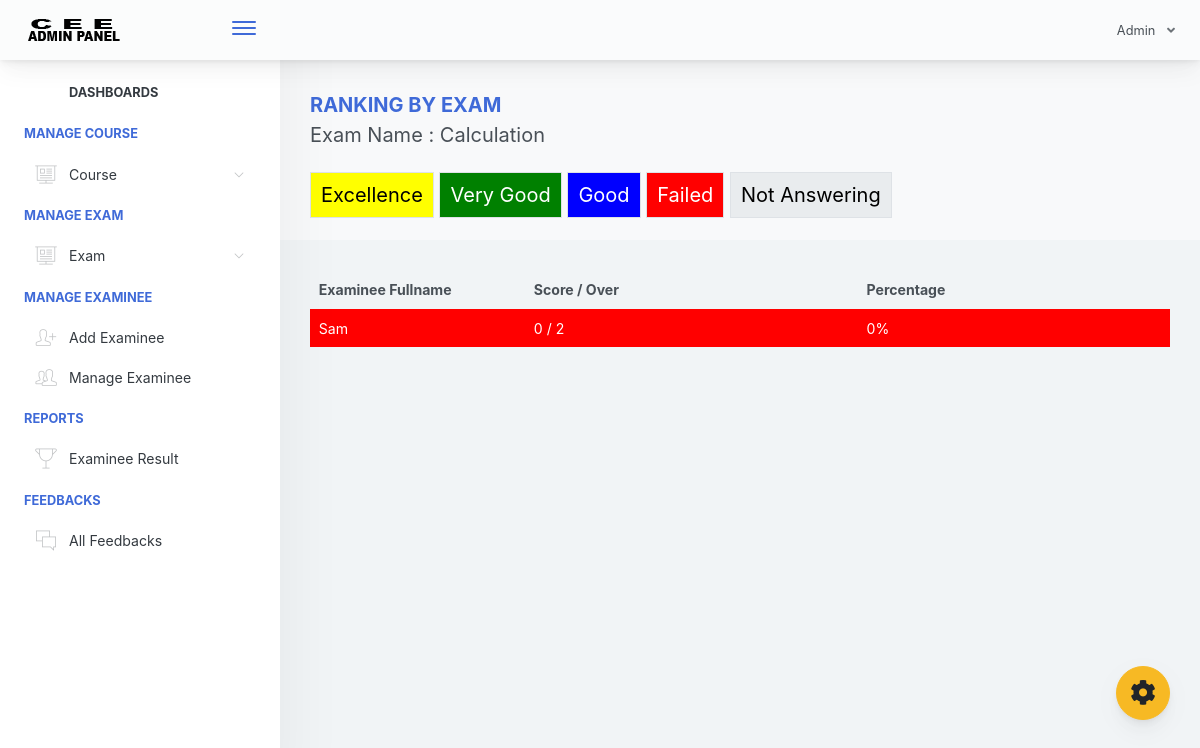
/adminpanel/admin/home.php?page=ranking-exam&exam_id=1 (signed in), run on the app's committed database.
### tables this page shows
CREATE TABLE `exam_tbl` (
  `ex_id` int(11) NOT NULL,
  `cou_id` int(11) NOT NULL,
  `ex_title` varchar(1000) NOT NULL,
  `ex_time_limit` varchar(1000) NOT NULL,
  `ex_questlimit_display` int(11) NOT NULL,
  `ex_description` varchar(1000) NOT NULL,
  `ex_created` timestamp NOT NULL DEFAULT current_timestamp() ON UPDATE current_timestamp()
);

CREATE TABLE `examinee_tbl` (
  `exmne_id` int(11) NOT NULL,
  `exmne_fullname` varchar(1000) NOT NULL,
  `exmne_course` varchar(1000) NOT NULL,
  `exmne_gender` varchar(1000) NOT NULL,
  `exmne_birthdate` varchar(1000) NOT NULL,
  `exmne_year_level` varchar(1000) NOT NULL,
  `exmne_email` varchar(1000) NOT NULL,
  `exmne_password` varchar(1000) NOT NULL,
  `exmne_status` varchar(1000) NOT NULL DEFAULT 'active'
);

### adminpanel/admin/pages/ranking-exam.php (the view, shortened to what this page needs)
<div class="app-main__outer">
  <div class="app-main__inner">
    <?php
    @$exam_id = $_GET['exam_id'];
    if ($exam_id != "") {
      $selEx = $conn->query("SELECT * FROM exam_tbl WHERE ex_id='$exam_id' ")->fetch(PDO::FETCH_ASSOC);
      $exam_course = $selEx['cou_id'];
      $selExmne = $conn->query("SELECT * FROM examinee_tbl et  WHERE exmne_course='$exam_course'  ");
    ?>
      <div class="app-page-title">
        <div class="page-title-wrapper">
          <div class="page-title-heading">
            <div><b class="text-primary">RANKING BY EXAM</b><br>
              Exam Name : <?php echo $selEx['ex_title']; ?><br><br>
              <span class="border"
                style="padding:10px;color:black;background-color: yellow;">Excellence</span>
              <span class="border" style="padding:10px;color:white;background-color: green;">Very Good</span>
              <span class="border" style="padding:10px;color:white;background-color: blue;">Good</span>
              <span class="border" style="padding:10px;color:white;background-color: red;">Failed</span>
              <span class="border" style="padding:10px;color:black;background-color: #E9ECEE;">Not
                Answering</span>
            </div>
          </div>
        </div>
      </div>
      <div class="table-responsive">
        <table class="align-middle mb-0 table table-borderless table-striped table-hover" id="tableList">
          <tbody>
            <thead>
              <tr>
                <th width="25%">Examinee Fullname</th>
                <th>Score / Over</th>
                <th>Percentage</th>
              </tr>
            </thead>
            <?php
            while ($selExmneRow = $selExmne->fetch(PDO::FETCH_ASSOC)) { ?>
              <?php
              $exmneId = $selExmneRow['exmne_id'];
              $selScore = $conn->query("SELECT * FROM exam_question_tbl eqt INNER JOIN exam_answers ea ON eqt.eqt_id = ea.quest_id AND eqt.exam_answer = ea.exans_answer  WHERE ea.axmne_id='$exmneId' AND ea.exam_id='$exam_id' AND ea.exans_status='new' ORDER BY ea.exans_id DESC");
              $selAttempt = $conn->query("SELECT * FROM exam_attempt WHERE exmne_id='$exmneId' AND exam_id='$exam_id' ");
              $over = $selEx['ex_questlimit_display'];
              @$score = $selScore->rowCount();
              @$ans = $score / $over * 100;
              ?>
              <tr style="<?php
                          if ($selAttempt->rowCount() == 0) {
                            echo "background-color: #E9ECEE;color:black";
                          } else if ($ans >= 90) {
                            echo "background-color: yellow;";
                          } else if ($ans >= 80) {
                            echo "background-color: green;color:white";
                          } else if ($ans >= 75) {
                            echo "background-color: blue;color:white";
                          } else {
                            echo "background-color: red;color:white";
                          }
                          ?>">
                <td>
                  <?php echo $selExmneRow['exmne_fullname']; ?></td>
                <td>
                  <?php
                  if ($selAttempt->rowCount() == 0) {
                    echo "Not answer yet";
                  } else if ($selScore->rowCount() > 0) {
                    echo $totScore =  $selScore->rowCount();
                    echo " / ";
                    echo $over;
                  } else {
                    echo $totScore =  $selScore->rowCount();
                    echo " / ";
                    echo $over;
                  }
                  ?>
                </td>
                <td>
                  <?php
                  if ($selAttempt->rowCount() == 0) {
                    echo "Not answer yet";
                  } else {
                    echo $ans; ?>%<?php
                                                                }
                                                                  ?>
                </td>
              </tr>
            <?php }
            ?>
          </tbody>
        </table>
      </div>
    <?php }
    ?>
  </div>

### data on the page
exam_tbl: ex_title "Calculation", ex_questlimit_display "2", ex_questlimit_display "0"
examinee_tbl: exmne_fullname "Sam", rowCount "0"
